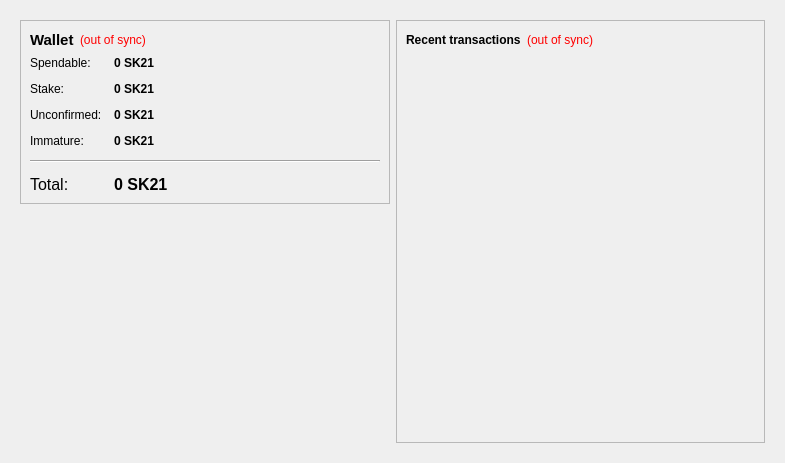
<?xml version="1.0" encoding="UTF-8"?>
<ui version="4.0">
 <class>OverviewPage</class>
 <widget class="QWidget" name="OverviewPage">
  <property name="geometry">
   <rect>
    <x>0</x>
    <y>0</y>
    <width>785</width>
    <height>463</height>
   </rect>
  </property>
  <property name="windowTitle">
   <string>Form</string>
  </property>
  <layout class="QHBoxLayout" name="horizontalLayout" stretch="0">
   <item>
    <widget class="QFrame" name="frameMain">
     <property name="frameShape">
      <enum>QFrame::NoFrame</enum>
     </property>
     <layout class="QHBoxLayout" name="horizontalLayout_3">
      <item>
       <layout class="QVBoxLayout" name="verticalLayout_2">
        <item>
         <widget class="QFrame" name="frame">
          <property name="frameShape">
           <enum>QFrame::StyledPanel</enum>
          </property>
          <property name="frameShadow">
           <enum>QFrame::Plain</enum>
          </property>
          <layout class="QVBoxLayout" name="verticalLayout_4">
           <item>
            <layout class="QHBoxLayout" name="horizontalLayout_4">
             <item>
              <widget class="QLabel" name="label_5">
               <property name="font">
                <font>
                 <pointsize>11</pointsize>
                 <weight>75</weight>
                 <bold>true</bold>
                </font>
               </property>
               <property name="text">
                <string>Wallet</string>
               </property>
              </widget>
             </item>
             <item>
              <widget class="QLabel" name="labelWalletStatus">
               <property name="toolTip">
                <string>The displayed information may be out of date. Your wallet automatically synchronizes with the sk21 network after a connection is established, but this process has not completed yet.</string>
               </property>
               <property name="styleSheet">
                <string notr="true">QLabel { color: red; }</string>
               </property>
               <property name="text">
                <string notr="true">(out of sync)</string>
               </property>
               <property name="alignment">
                <set>Qt::AlignLeading|Qt::AlignLeft|Qt::AlignVCenter</set>
               </property>
              </widget>
             </item>
             <item>
              <spacer name="horizontalSpacer_2">
               <property name="orientation">
                <enum>Qt::Horizontal</enum>
               </property>
               <property name="sizeHint" stdset="0">
                <size>
                 <width>40</width>
                 <height>20</height>
                </size>
               </property>
              </spacer>
             </item>
            </layout>
           </item>
           <item>
            <layout class="QFormLayout" name="formLayout_2">
             <property name="fieldGrowthPolicy">
              <enum>QFormLayout::AllNonFixedFieldsGrow</enum>
             </property>
             <property name="horizontalSpacing">
              <number>12</number>
             </property>
             <property name="verticalSpacing">
              <number>12</number>
             </property>
             <item row="0" column="0">
              <widget class="QLabel" name="label">
               <property name="text">
                <string>Spendable:</string>
               </property>
              </widget>
             </item>
             <item row="0" column="1">
              <widget class="QLabel" name="labelBalance">
               <property name="font">
                <font>
                 <weight>75</weight>
                 <bold>true</bold>
                </font>
               </property>
               <property name="cursor">
                <cursorShape>IBeamCursor</cursorShape>
               </property>
               <property name="toolTip">
                <string>Your current spendable balance</string>
               </property>
               <property name="text">
                <string notr="true">0 SK21</string>
               </property>
               <property name="textInteractionFlags">
                <set>Qt::LinksAccessibleByMouse|Qt::TextSelectableByKeyboard|Qt::TextSelectableByMouse</set>
               </property>
              </widget>
             </item>
             <item row="1" column="0">
              <widget class="QLabel" name="label_6">
               <property name="text">
                <string>Stake:</string>
               </property>
              </widget>
             </item>
             <item row="1" column="1">
              <widget class="QLabel" name="labelStake">
               <property name="font">
                <font>
                 <weight>75</weight>
                 <bold>true</bold>
                </font>
               </property>
               <property name="cursor">
                <cursorShape>IBeamCursor</cursorShape>
               </property>
               <property name="toolTip">
                <string>Total of coins that was staked, and do not yet count toward the current balance</string>
               </property>
               <property name="text">
                <string notr="true">0 SK21</string>
               </property>
               <property name="textInteractionFlags">
                <set>Qt::LinksAccessibleByMouse|Qt::TextSelectableByKeyboard|Qt::TextSelectableByMouse</set>
               </property>
              </widget>
             </item>
             <item row="2" column="0">
              <widget class="QLabel" name="label_3">
               <property name="text">
                <string>Unconfirmed:</string>
               </property>
              </widget>
             </item>
             <item row="2" column="1">
              <widget class="QLabel" name="labelUnconfirmed">
               <property name="font">
                <font>
                 <weight>75</weight>
                 <bold>true</bold>
                </font>
               </property>
               <property name="cursor">
                <cursorShape>IBeamCursor</cursorShape>
               </property>
               <property name="toolTip">
                <string>Total of transactions that have yet to be confirmed, and do not yet count toward the current balance</string>
               </property>
               <property name="text">
                <string notr="true">0 SK21</string>
               </property>
               <property name="textInteractionFlags">
                <set>Qt::LinksAccessibleByMouse|Qt::TextSelectableByKeyboard|Qt::TextSelectableByMouse</set>
               </property>
              </widget>
             </item>
             <item row="3" column="0">
              <widget class="QLabel" name="labelImmatureText">
               <property name="text">
                <string>Immature:</string>
               </property>
              </widget>
             </item>
             <item row="3" column="1">
              <widget class="QLabel" name="labelImmature">
               <property name="font">
                <font>
                 <weight>75</weight>
                 <bold>true</bold>
                </font>
               </property>
               <property name="toolTip">
                <string>Mined balance that has not yet matured</string>
               </property>
               <property name="text">
                <string notr="true">0 SK21</string>
               </property>
               <property name="textInteractionFlags">
                <set>Qt::LinksAccessibleByMouse|Qt::TextSelectableByKeyboard|Qt::TextSelectableByMouse</set>
               </property>
              </widget>
             </item>
             <item row="4" column="0" colspan="2">
              <widget class="Line" name="line">
               <property name="orientation">
                <enum>Qt::Horizontal</enum>
               </property>
              </widget>
             </item>
             <item row="5" column="0">
              <widget class="QLabel" name="labelTotalText">
               <property name="font">
                <font>
                 <pointsize>12</pointsize>
                </font>
               </property>
               <property name="text">
                <string>Total:</string>
               </property>
              </widget>
             </item>
             <item row="5" column="1">
              <widget class="QLabel" name="labelTotal">
               <property name="font">
                <font>
                 <pointsize>12</pointsize>
                 <weight>75</weight>
                 <bold>true</bold>
                </font>
               </property>
               <property name="cursor">
                <cursorShape>IBeamCursor</cursorShape>
               </property>
               <property name="toolTip">
                <string>Your current total balance</string>
               </property>
               <property name="text">
                <string notr="true">0 SK21</string>
               </property>
               <property name="textInteractionFlags">
                <set>Qt::LinksAccessibleByMouse|Qt::TextSelectableByKeyboard|Qt::TextSelectableByMouse</set>
               </property>
              </widget>
             </item>
            </layout>
           </item>
          </layout>
         </widget>
        </item>
        <item>
         <spacer name="verticalSpacer">
          <property name="orientation">
           <enum>Qt::Vertical</enum>
          </property>
          <property name="sizeHint" stdset="0">
           <size>
            <width>20</width>
            <height>40</height>
           </size>
          </property>
         </spacer>
        </item>
        <item>
         <widget class="QLabel" name="label_7">
          <property name="text">
           <string/>
          </property>
          <property name="pixmap">
           <pixmap resource="../sk21.qrc">:/icons/sk21</pixmap>
          </property>
         </widget>
        </item>
        <item>
         <widget class="QLabel" name="label_2">
          <property name="text">
           <string/>
          </property>
          <property name="pixmap">
           <pixmap>:/images/wallet</pixmap>
          </property>
         </widget>
        </item>
       </layout>
      </item>
      <item>
       <layout class="QVBoxLayout" name="verticalLayout_3">
        <item>
         <widget class="QFrame" name="frame_2">
          <property name="frameShape">
           <enum>QFrame::StyledPanel</enum>
          </property>
          <property name="frameShadow">
           <enum>QFrame::Plain</enum>
          </property>
          <layout class="QVBoxLayout" name="verticalLayout">
           <item>
            <layout class="QHBoxLayout" name="horizontalLayout_2">
             <item>
              <widget class="QLabel" name="label_4">
               <property name="text">
                <string>&lt;b&gt;Recent transactions&lt;/b&gt;</string>
               </property>
              </widget>
             </item>
             <item>
              <widget class="QLabel" name="labelTransactionsStatus">
               <property name="toolTip">
                <string>The displayed information may be out of date. Your wallet automatically synchronizes with the sk21 network after a connection is established, but this process has not completed yet.</string>
               </property>
               <property name="styleSheet">
                <string notr="true">QLabel { color: red; }</string>
               </property>
               <property name="text">
                <string notr="true">(out of sync)</string>
               </property>
               <property name="alignment">
                <set>Qt::AlignRight|Qt::AlignTrailing|Qt::AlignVCenter</set>
               </property>
              </widget>
             </item>
             <item>
              <spacer name="horizontalSpacer">
               <property name="orientation">
                <enum>Qt::Horizontal</enum>
               </property>
               <property name="sizeHint" stdset="0">
                <size>
                 <width>40</width>
                 <height>20</height>
                </size>
               </property>
              </spacer>
             </item>
            </layout>
           </item>
           <item>
            <widget class="QListView" name="listTransactions">
             <property name="styleSheet">
              <string notr="true">QListView { background: transparent; }</string>
             </property>
             <property name="frameShape">
              <enum>QFrame::NoFrame</enum>
             </property>
             <property name="verticalScrollBarPolicy">
              <enum>Qt::ScrollBarAlwaysOff</enum>
             </property>
             <property name="horizontalScrollBarPolicy">
              <enum>Qt::ScrollBarAlwaysOff</enum>
             </property>
             <property name="selectionMode">
              <enum>QAbstractItemView::NoSelection</enum>
             </property>
            </widget>
           </item>
          </layout>
         </widget>
        </item>
       </layout>
      </item>
     </layout>
    </widget>
   </item>
  </layout>
 </widget>
 <resources>
  <include location="../sk21.qrc"/>
 </resources>
 <connections/>
</ui>
